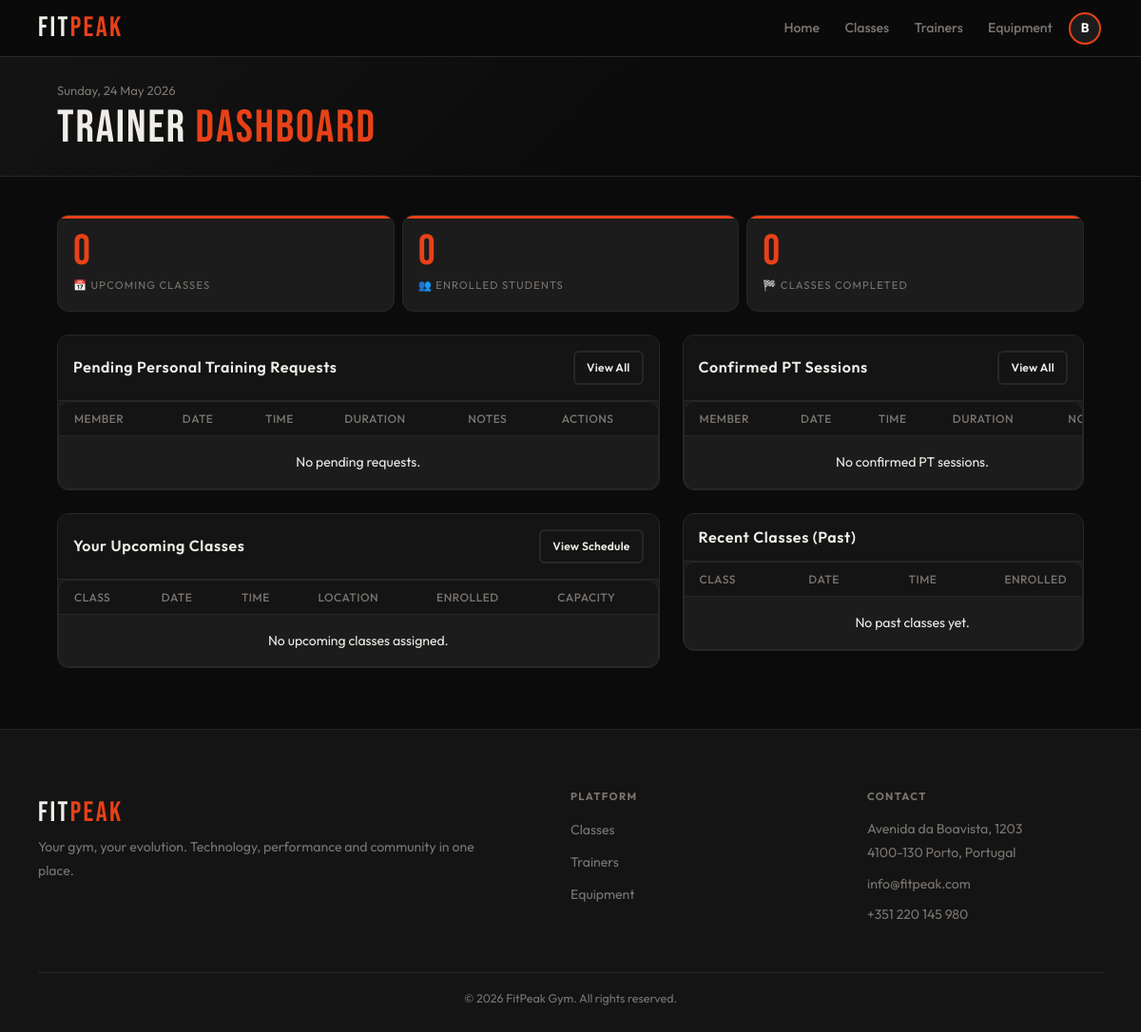
The page /trainer/dashboard.php (signed in) on the database as committed earlier.
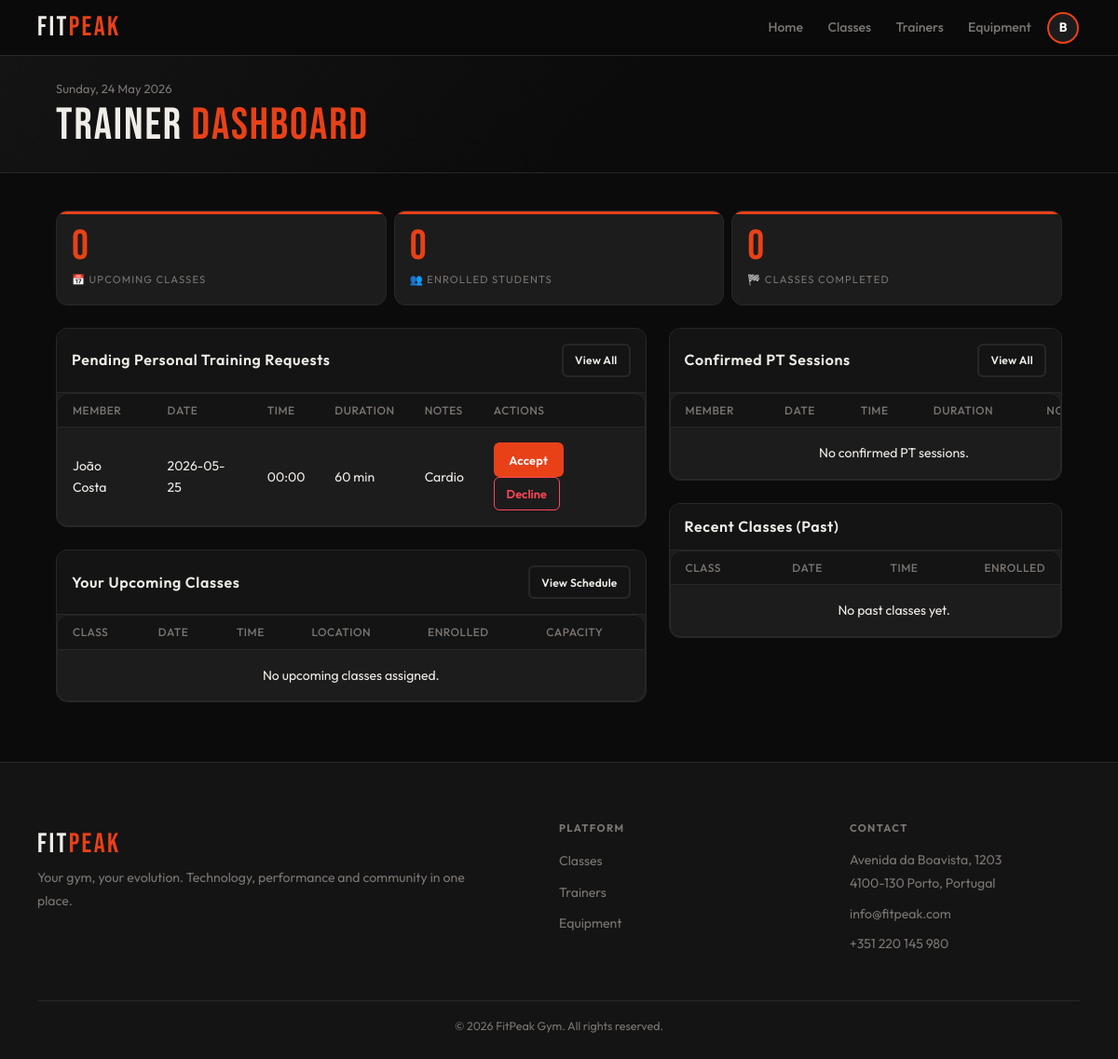
The same page on the database as committed later.
### tables this page shows
CREATE TABLE personal_bookings (
    id INTEGER PRIMARY KEY AUTOINCREMENT,
    member_id INTEGER NOT NULL,
    trainer_id INTEGER NOT NULL,
    booking_date DATE NOT NULL,
    start_time TEXT NOT NULL,
    duration_min INTEGER DEFAULT 60,
    status TEXT DEFAULT 'pending' CHECK(status IN ('pending','confirmed','cancelled')),
    notes TEXT,
    created_at DATETIME DEFAULT CURRENT_TIMESTAMP,
    FOREIGN KEY(member_id) REFERENCES users(id) ON DELETE CASCADE,
    FOREIGN KEY(trainer_id) REFERENCES users(id) ON DELETE CASCADE
);

CREATE TABLE users (
    id INTEGER PRIMARY KEY AUTOINCREMENT,
    name TEXT NOT NULL,
    username TEXT UNIQUE NOT NULL,
    email TEXT UNIQUE NOT NULL,
    password TEXT NOT NULL,
    role TEXT NOT NULL DEFAULT 'member' CHECK(role IN ('member','trainer','admin')),
    photo TEXT DEFAULT NULL,
    active INTEGER NOT NULL DEFAULT 1,
    created_at DATETIME DEFAULT CURRENT_TIMESTAMP
, is_admin INTEGER NOT NULL DEFAULT 0);

### db/trainers.php (called while the page is built, shortened)
<?php
function getTrainerPendingPTRequests($pdo, $trainerId) {
    $stmt = $pdo->prepare("
        SELECT pb.*, u.name as member_name, u.email as member_email
        FROM personal_bookings pb
        JOIN users u ON pb.member_id = u.id
        WHERE pb.trainer_id = ? AND pb.status = 'pending'
        ORDER BY pb.booking_date ASC, pb.start_time ASC
    ");
    $stmt->execute([$trainerId]);
    return $stmt->fetchAll(PDO::FETCH_ASSOC);
}
?>

### trainer/dashboard.php (the view, shortened to what the rows shown need)
<?php
require_once '../includes/header.php';
require_once '../includes/footer.php';
require_once '../db/trainers.php';
$pdo = getDatabaseConnection();
$trainerId = $_SESSION['user_id'];
$pendingPT = getTrainerPendingPTRequests($pdo, $trainerId);
?>
<main class="main">
    <header class="dash-header">
        <div class="dashboard-header">
            <div class="dash-top">
                <div>
                    <h1 class="dash-h1">Trainer <span>Dashboard</span></h1>
                </div>
            </div>
        </div>
    </header>
    <div class="dashboard-content">
        <div class="dash-layout">
            <div class="dash-col">
                <div class="card">
                    <div class="card-head">
                        <h2 class="card-title">Pending Personal Training Requests</h2>
                    </div>
                    <div class="table-wrap">
                        <table class="table">
                            <thead>
                                <tr>
                                    <th>Member</th>
                                    <th>Date</th>
                                    <th>Time</th>
                                    <th>Duration</th>
                                    <th>Notes</th>
                                    <th>Actions</th>
                                </tr>
                            </thead>
                            <tbody>
                                <?php if (empty($pendingPT)): ?>
                                    <tr>
                                        <td colspan="6" class="center-text">No pending requests.</td>
                                    </tr>
                                <?php else: ?>
                                    <?php foreach ($pendingPT as $req): ?>
                                        <tr>
                                            <td><?= htmlspecialchars($req['member_name']) ?></td>
                                            <td><?= htmlspecialchars($req['booking_date']) ?></td>
                                            <td><?= htmlspecialchars($req['start_time']) ?></td>
                                            <td><?= (int)$req['duration_min'] ?> min</td>
                                            <td><?= htmlspecialchars($req['notes'] ?: '—') ?></td>
                                            <td>
                                                <form method="post" style="display: inline-block;">
                                                    <button type="submit" name="action" value="accept" class="main-button btn-sm">
                                                        Accept
                                                    </button>
                                                </form>
                                                <form method="post" style="display: inline-block;">
                                                    <button type="submit" name="action" value="reject" class="decline-btn btn-sm">
                                                        Decline
                                                    </button>
                                                </form>
                                            </td>
                                        </tr>
                                    <?php endforeach; ?>
                                <?php endif; ?>
                            </tbody>
                        </table>
                    </div>
                </div>
                <div class="card">
                    <div class="card-head">
                        <h2 class="card-title">Your Upcoming Classes</h2>
                    </div>
                    <div class="table-wrap">
                        <table class="table">
                            <thead>
                                <tr>
                                    <th>Class</th>
                                    <th>Date</th>
                                    <th>Time</th>
                                    <th>Location</th>
                                    <th>Enrolled</th>
                                    <th>Capacity</th>
                                </tr>
                            </thead>
                        </table>
                    </div>
                </div>
            </div>
            <div class="dash-col">
                <div class="card">
                    <div class="card-head">
                        <h2 class="card-title">Confirmed PT Sessions</h2>
                    </div>
                    <div class="table-wrap">
                        <table class="table">
                            <thead>
                                <tr>
                                    <th>Member</th>
                                    <th>Date</th>
                                    <th>Time</th>
                                    <th>Duration</th>
                                    <th>Notes</th>
                                </tr>
                            </thead>
                        </table>
                    </div>
                </div>
                <div class="card">
                    <div class="card-head">
                        <h2 class="card-title">Recent Classes (Past)</h2>
                    </div>
                    <div class="table-wrap">
                        <table class="table">
                            <thead>
                                <tr>
                                    <th>Class</th>
                                    <th>Date</th>
                                    <th>Time</th>
                                    <th>Enrolled</th>
                                </tr>
                            </thead>
                        </table>
                    </div>
                </div>
            </div>
        </div>
    </div>
</main>

Rows that differ between the two databases and show on the page:
added personal_bookings: member.name "João Costa", booking_date "2026-05-25", start_time "00:00", duration_min "60", notes "Cardio"
Other text that changed with them:
text no longer shown: "No pending requests."
